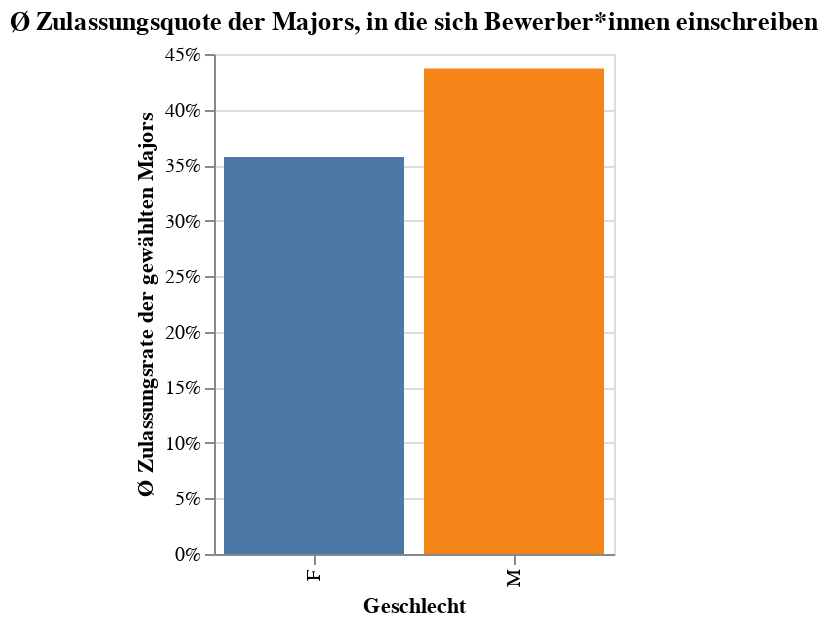

The notebook cell saved with this chart:
### Code cell
#Berechne die Zulassungsrate pro Major (unabhängig vom Geschlecht)
major_rates = (
    df
    .groupby("Major")["Admitted_Num"]
    .mean()
    .reset_index(name="Major_Rate")
)

#Zähle Anzahl der Bewerbungen pro Gender × Major
apps_gender_major = (
    df
    .groupby(["Major", "Sex"])["Admitted_Num"]
    .count()
    .reset_index(name="Applications")
)

#Join: füge Major_Rate zu apps_gender_major hinzu
apps_gender_major = apps_gender_major.merge(major_rates, on="Major")

# Berechne für jedes Geschlecht den gewichteten Durchschnitt der Major-Rates, gewichtet nach Anzahl der Bewerbungen in diesem Major.
weighted = (
    apps_gender_major
    .groupby("Sex")
    .apply(lambda grp: pd.Series({
        # Weighted Average = Σ(Applications_in_Major × Major_Rate) / Σ(Applications_in_Major)
        "Weighted_Avg_Major_Rate": (grp["Applications"] * grp["Major_Rate"]).sum() / grp["Applications"].sum(),
        "Total_Applications": grp["Applications"].sum()
    }))
    .reset_index()
)

print("Gewichteter Durchschnitt der Major-Zulassungsraten pro Gender:")
print(weighted)

#Altair-Bar-Chart: Vergleich der gewichteten Durchschnitts-Major-Raten
chart_weighted = alt.Chart(weighted).mark_bar().encode(
    x=alt.X("Sex:N", title="Geschlecht"),
    y=alt.Y("Weighted_Avg_Major_Rate:Q", title="Ø Zulassungsrate der gewählten Majors", axis=alt.Axis(format='%')),
    color=alt.Color("Sex:N", legend=None)
).properties(
    width=200,
    height=250,
    title="Ø Zulassungsquote der Majors, in die sich Bewerber*innen einschreiben"
)

chart_weighted

### Figure 1 — Vega-Lite specification as saved in the notebook (floating-point values rounded to 4 significant figures)
{"config": {"view": {"continuousWidth": 300, "continuousHeight": 300}}, "data": {"name": "data-3b2d8820f786572306947bff74bc8c13"}, "mark": {"type": "bar"}, "encoding": {"color": {"field": "Sex", "legend": null, "type": "nominal"}, "x": {"field": "Sex", "title": "Geschlecht", "type": "nominal"}, "y": {"axis": {"format": "%"}, "field": "Weighted_Avg_Major_Rate", "title": "Ø Zulassungsrate der gewählten Majors", "type": "quantitative"}}, "height": 250, "title": "Ø Zulassungsquote der Majors, in die sich Bewerber*innen einschreiben", "width": 200, "$schema": "https://vega.github.io/schema/vega-lite/v5.20.1.json", "datasets": {"data-3b2d8820f786572306947bff74bc8c13": [{"Sex": "F", "Weighted_Avg_Major_Rate": 0.3573, "Total_Applications": 4321.0}, {"Sex": "M", "Weighted_Avg_Major_Rate": 0.4369, "Total_Applications": 8442.0}]}}
